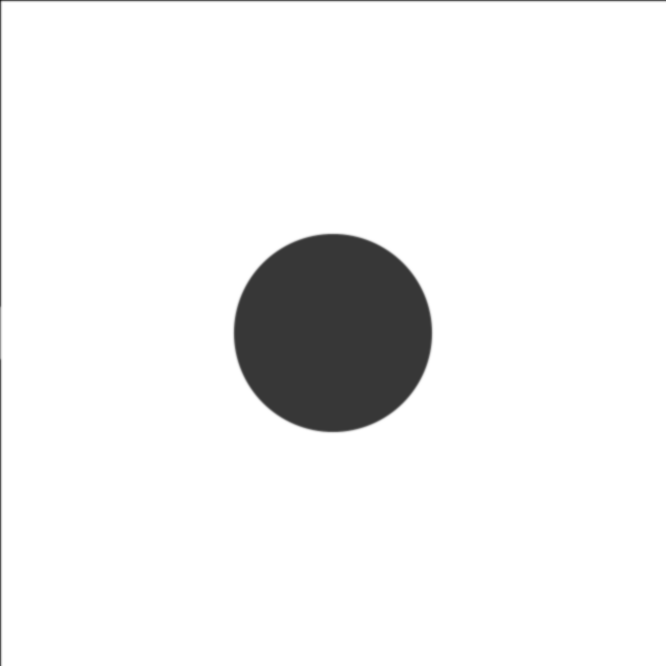
Frame 1 (no input)
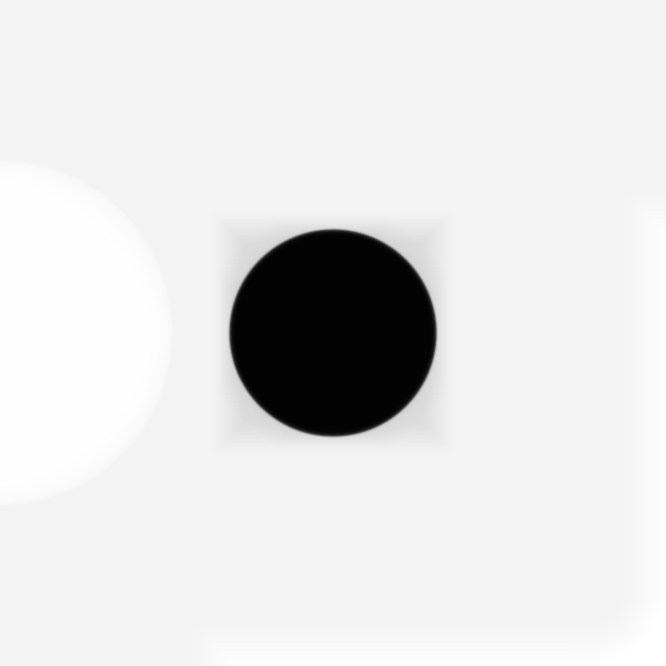
Frame 60 (the mouse pressed at the canvas centre just before this capture)
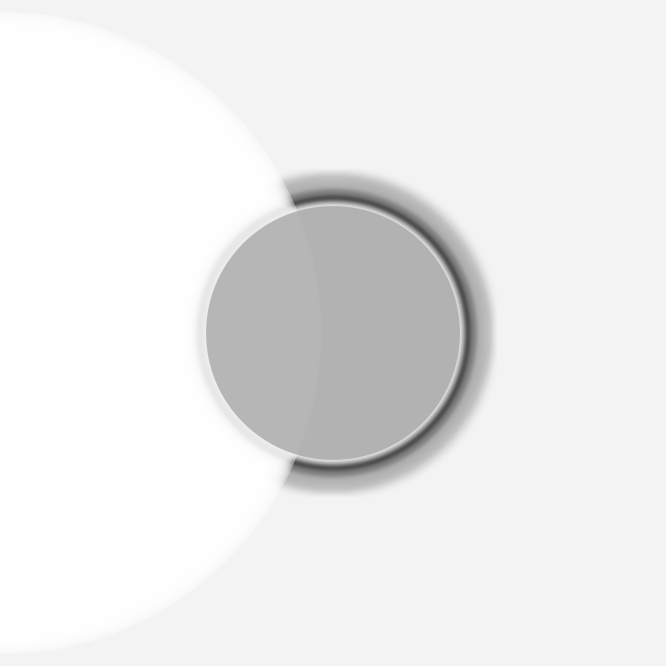
Frame 120 (the mouse held since frame 60 and released just before this capture)

The Processing sketch that drew these frames (run headless with seeded random() and noise(); from frame 60 on, the mouse is pressed at the canvas centre):

// Processing sketch: sketch_365
// ── sketch_365.pde
// 2017-02-27

float radius;
float t = 1;
float sizeO = random(400, width);
float bFill, alpha;
Bubble bubbles;

void setup() {
  size(666, 666);
  smooth();
  background(255);

  bubbles = new Bubble(0, height/2, 50);
  bFill = 0;
  alpha = 100;
}

void draw() {
  //fade
  fill(255, 10);
  filter(BLUR, 1);
  rect(0, 0, width, height);      

  // size
  t += .01;
  radius = noise(t) * sizeO;

  bubbles.display();
  bubbles.grow();

  //draw
  noStroke();
  fill(bFill, 200);
  ellipse(width/2, height/2, radius, radius);

  if (bubbles.size <= width + radius && bubbles.size >= width - radius) {
    bFill = random(255);
    filter(BLUR, 0);
  } else {
    bFill = 0; 
    filter(BLUR, 1);
  }
}
// ── Bubble.pde
class Bubble {
  float size;
  float x, y;
  float soff = 1;

  Bubble(float x_, float y_, float size_) {
    size = random(400, width);
    x = x_;
    y = y_;
    size = size_;
  }

  void display() {
    noStroke();
    fill(255, 100);
    grow();
    ellipse(x, y, size, size);
  }

  void grow() {
    //soff += .1;
    //size = noise(soff)*size;
    if (size <= width*3) {
      size += noise(soff)*5;
    }
  }
  
}
